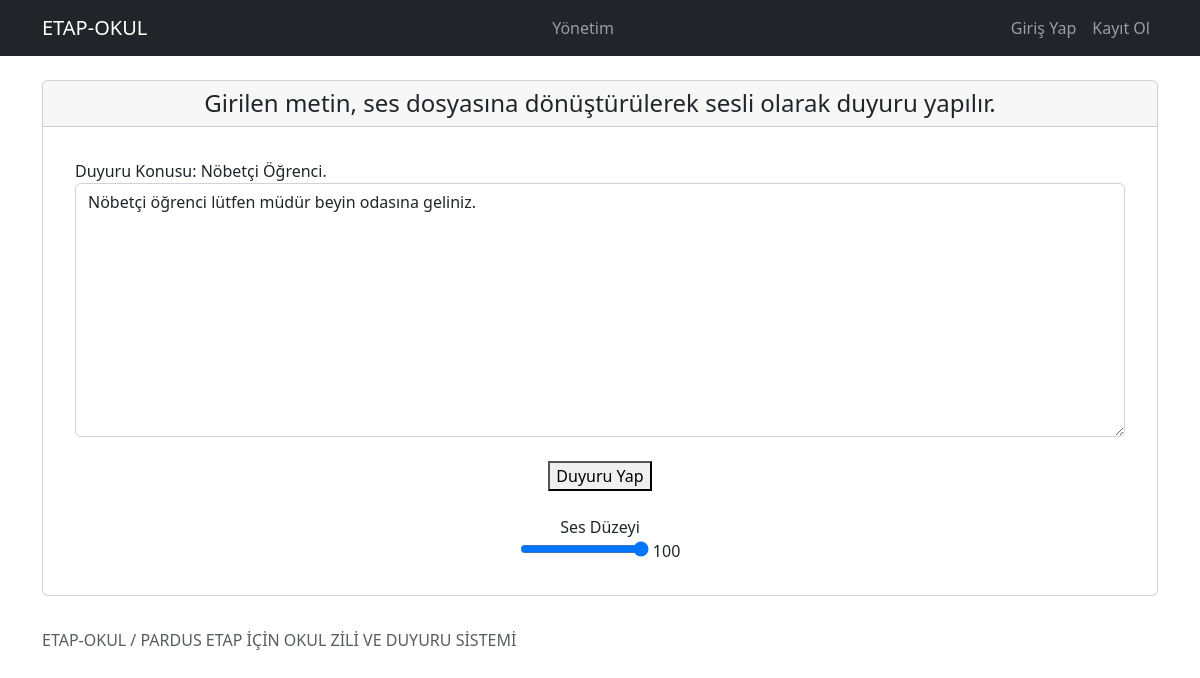
The app's page /duyuru/1 with its own data.
### okulzili/models.py (models this page shows)
class DuyuruModel(models.Model):
    title=models.CharField(max_length=50,verbose_name="Başlık Bilgisi",null=False,blank=False)
    description=models.TextField(max_length=5000,verbose_name="İçerik Bilgisi",null=False,blank=False)

### pages/views.py (the view, shortened to what this page needs)
# urls.py: path('duyuru/<int:id>', views.duyurudetails, name='details'),
def duyurudetails(request, id):
    data = {
        "DuyuruMesaj": DuyuruModel.objects.get(id=id)
    }
    return render(request, "pages/details.html", data)

### templates/pages/details.html (shortened to what this page needs)
{% extends 'layout.html' %}
{% load static %}
{% block content %}
<div class="card">
  <h4 align="center" class="card-header"> Girilen metin, ses dosyasına dönüştürülerek sesli olarak duyuru yapılır.</h4>
  <div class="card-body">
              <div class="card-body">
    <form action = "" method = "POST">
      <label for="baslik"> Duyuru Konusu: {{ DuyuruMesaj.title }} </label> <br>
      <textarea id="mesaj" class="form-control" id="mesaj" name="mesaj" rows="10">{{ DuyuruMesaj.description }}</textarea>
      <br>
      <center>
        <button type="submit" class="tn btn-primary btn-lg">Duyuru Yap</button><br><br>
      <label for="vehicle1"> Ses Düzeyi </label><br>
           <input type="range" id="sesseviyesi" name="sesseviyesi" value="100" min="0" max="100" oninput="this.nextElementSibling.value = this.value">
           <output>100</output>
      </center>
    </form>
    </div>
    </div>
  </div>
</div>
{% endblock %}

### records on screen
DuyuruModel: title "Nöbetçi Öğrenci.", mesaj "Nöbetçi öğrenci lütfen müdür beyin odasına geliniz."
